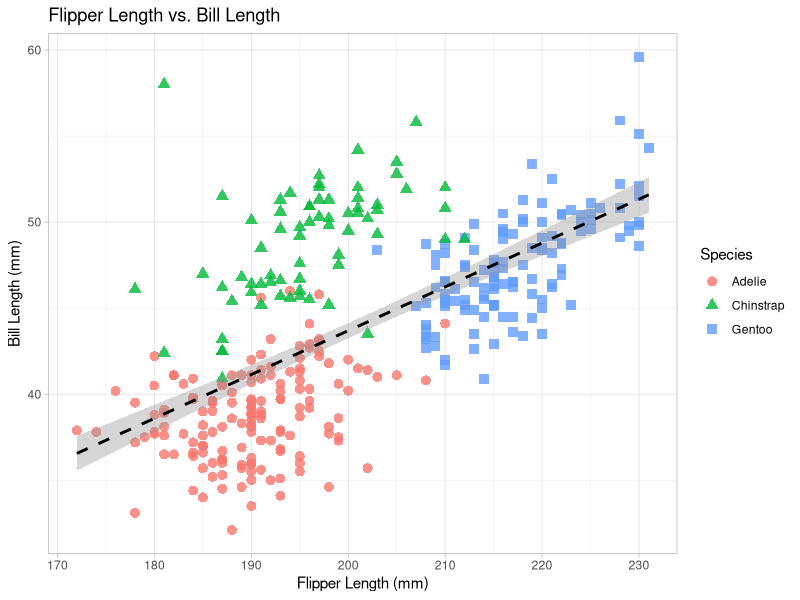

Write R code to recreate this figure.
# Project: Finals R Project
# Category: e. Data Visualization (Script 2)
# Description: Correlation between Flipper Length and Bill Length

library(palmerpenguins)
library(ggplot2)


ggplot(data = penguins, aes(x = flipper_length_mm, y = bill_length_mm)) +
  
  #geom_point - type of chart we will use for this
  # use a color and species to improve readingness of the charts
  geom_point(aes(color = species, shape = species), size = 3, alpha = 0.8) +
  #method ="lm" - linear model
  geom_smooth(method = "lm", color = "black", linetype = "dashed") +
  labs(
    title = "Flipper Length vs. Bill Length",
    x = "Flipper Length (mm)",
    y = "Bill Length (mm)",
    color = "Species",
    shape = "Species"
  ) +
  theme_light()
